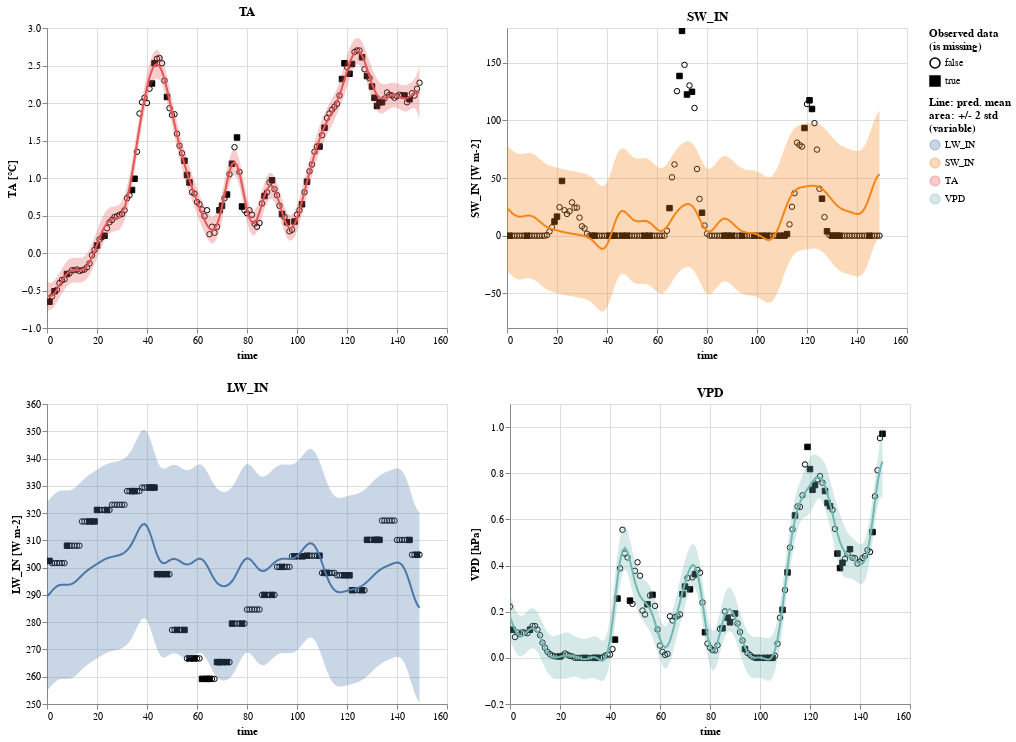

Source (notebook cell):
### Code cell
results["normal"].plot_pred()

### Figure 1 — Vega-Lite specification as saved in the notebook (floating-point values rounded to 4 significant figures; data arrays with more than 128 entries replaced by an {"elided": "..."} marker saying what was removed)
{"config": {"view": {"continuousWidth": 400, "continuousHeight": 300}}, "vconcat": [{"hconcat": [{"layer": [{"data": {"name": "data-4444305ed2dd5fb34d6ea715918f0433"}, "mark": {"type": "point", "color": "black", "fillOpacity": 1, "strokeWidth": 1}, "encoding": {"fill": {"field": "is_missing", "legend": {"title": ["Observed data", "(is missing)"]}, "scale": {"range": ["#ffffff00", "black"]}, "type": "nominal"}, "shape": {"field": "is_missing", "type": "nominal"}, "x": {"field": "time", "type": "quantitative"}, "y": {"field": "value", "scale": {"zero": false}, "title": "TA [°C]", "type": "quantitative"}}}, {"layer": [{"mark": "errorband", "encoding": {"color": {"field": "variable", "legend": {"title": ["Line: pred. mean", "area: +/- 2 std", "(variable)"]}, "type": "nominal"}, "tooltip": [{"field": "std", "format": ".4", "type": "quantitative"}, {"field": "mean", "format": ".4", "type": "quantitative"}], "x": {"field": "time", "type": "quantitative"}, "y": {"field": "err_low", "scale": {"zero": false}, "title": "TA [°C]", "type": "quantitative"}, "y2": {"field": "err_high"}}, "transform": [{"calculate": "datum.mean - 2 * datum.std", "as": "err_low"}, {"calculate": "datum.mean + 2 * datum.std", "as": "err_high"}]}, {"mark": "line", "encoding": {"color": {"field": "variable", "type": "nominal"}, "x": {"field": "time", "type": "quantitative"}, "y": {"field": "mean", "scale": {"zero": false}, "title": "TA [°C]", "type": "quantitative"}}, "selection": {"selector001": {"type": "interval", "bind": "scales", "encodings": ["x"]}}, "title": "TA"}], "data": {"name": "data-b88fe768de3f98a97fb9ca7187a7108c"}}]}, {"layer": [{"data": {"name": "data-208d0b466b3e77f592197092974c820e"}, "mark": {"type": "point", "color": "black", "fillOpacity": 1, "strokeWidth": 1}, "encoding": {"fill": {"field": "is_missing", "legend": {"title": ["Observed data", "(is missing)"]}, "scale": {"range": ["#ffffff00", "black"]}, "type": "nominal"}, "shape": {"field": "is_missing", "type": "nominal"}, "x": {"field": "time", "type": "quantitative"}, "y": {"field": "value", "scale": {"zero": false}, "title": "SW_IN [W m-2]", "type": "quantitative"}}}, {"layer": [{"mark": "errorband", "encoding": {"color": {"field": "variable", "legend": {"title": ["Line: pred. mean", "area: +/- 2 std", "(variable)"]}, "type": "nominal"}, "tooltip": [{"field": "std", "format": ".4", "type": "quantitative"}, {"field": "mean", "format": ".4", "type": "quantitative"}], "x": {"field": "time", "type": "quantitative"}, "y": {"field": "err_low", "scale": {"zero": false}, "title": "SW_IN [W m-2]", "type": "quantitative"}, "y2": {"field": "err_high"}}, "transform": [{"calculate": "datum.mean - 2 * datum.std", "as": "err_low"}, {"calculate": "datum.mean + 2 * datum.std", "as": "err_high"}]}, {"mark": "line", "encoding": {"color": {"field": "variable", "type": "nominal"}, "x": {"field": "time", "type": "quantitative"}, "y": {"field": "mean", "scale": {"zero": false}, "title": "SW_IN [W m-2]", "type": "quantitative"}}, "selection": {"selector001": {"type": "interval", "bind": "scales", "encodings": ["x"]}}, "title": "SW_IN"}], "data": {"name": "data-5bc6a977b9a0b143852728708d2b354b"}}]}]}, {"hconcat": [{"layer": [{"data": {"name": "data-f3902519fdae8ed84935978a4731e92a"}, "mark": {"type": "point", "color": "black", "fillOpacity": 1, "strokeWidth": 1}, "encoding": {"fill": {"field": "is_missing", "legend": {"title": ["Observed data", "(is missing)"]}, "scale": {"range": ["#ffffff00", "black"]}, "type": "nominal"}, "shape": {"field": "is_missing", "type": "nominal"}, "x": {"field": "time", "type": "quantitative"}, "y": {"field": "value", "scale": {"zero": false}, "title": "LW_IN [W m-2]", "type": "quantitative"}}}, {"layer": [{"mark": "errorband", "encoding": {"color": {"field": "variable", "legend": {"title": ["Line: pred. mean", "area: +/- 2 std", "(variable)"]}, "type": "nominal"}, "tooltip": [{"field": "std", "format": ".4", "type": "quantitative"}, {"field": "mean", "format": ".4", "type": "quantitative"}], "x": {"field": "time", "type": "quantitative"}, "y": {"field": "err_low", "scale": {"zero": false}, "title": "LW_IN [W m-2]", "type": "quantitative"}, "y2": {"field": "err_high"}}, "transform": [{"calculate": "datum.mean - 2 * datum.std", "as": "err_low"}, {"calculate": "datum.mean + 2 * datum.std", "as": "err_high"}]}, {"mark": "line", "encoding": {"color": {"field": "variable", "type": "nominal"}, "x": {"field": "time", "type": "quantitative"}, "y": {"field": "mean", "scale": {"zero": false}, "title": "LW_IN [W m-2]", "type": "quantitative"}}, "selection": {"selector001": {"type": "interval", "bind": "scales", "encodings": ["x"]}}, "title": "LW_IN"}], "data": {"name": "data-94787b1973121dd22f106b52be901a08"}}]}, {"layer": [{"data": {"name": "data-e2b44019a2b9c76e9e0ce01b3510c6cf"}, "mark": {"type": "point", "color": "black", "fillOpacity": 1, "strokeWidth": 1}, "encoding": {"fill": {"field": "is_missing", "legend": {"title": ["Observed data", "(is missing)"]}, "scale": {"range": ["#ffffff00", "black"]}, "type": "nominal"}, "shape": {"field": "is_missing", "type": "nominal"}, "x": {"field": "time", "type": "quantitative"}, "y": {"field": "value", "scale": {"zero": false}, "title": "VPD [hPa]", "type": "quantitative"}}}, {"layer": [{"mark": "errorband", "encoding": {"color": {"field": "variable", "legend": {"title": ["Line: pred. mean", "area: +/- 2 std", "(variable)"]}, "type": "nominal"}, "tooltip": [{"field": "std", "format": ".4", "type": "quantitative"}, {"field": "mean", "format": ".4", "type": "quantitative"}], "x": {"field": "time", "type": "quantitative"}, "y": {"field": "err_low", "scale": {"zero": false}, "title": "VPD [hPa]", "type": "quantitative"}, "y2": {"field": "err_high"}}, "transform": [{"calculate": "datum.mean - 2 * datum.std", "as": "err_low"}, {"calculate": "datum.mean + 2 * datum.std", "as": "err_high"}]}, {"mark": "line", "encoding": {"color": {"field": "variable", "type": "nominal"}, "x": {"field": "time", "type": "quantitative"}, "y": {"field": "mean", "scale": {"zero": false}, "title": "VPD [hPa]", "type": "quantitative"}}, "selection": {"selector001": {"type": "interval", "bind": "scales", "encodings": ["x"]}}, "title": "VPD"}], "data": {"name": "data-292407bf86dbd1ee40cc209ca2c4709a"}}]}]}, {"hconcat": []}, {"hconcat": []}, {"hconcat": []}, {"hconcat": []}, {"hconcat": []}, {"hconcat": []}, {"hconcat": []}, {"hconcat": []}, {"hconcat": []}, {"hconcat": []}, {"hconcat": []}, {"hconcat": []}, {"hconcat": []}, {"hconcat": []}, {"hconcat": []}, {"hconcat": []}, {"hconcat": []}, {"hconcat": []}, {"hconcat": []}, {"hconcat": []}, {"hconcat": []}, {"hconcat": []}, {"hconcat": []}, {"hconcat": []}, {"hconcat": []}, {"hconcat": []}, {"hconcat": []}, {"hconcat": []}, {"hconcat": []}, {"hconcat": []}, {"hconcat": []}, {"hconcat": []}, {"hconcat": []}, {"hconcat": []}, {"hconcat": []}, {"hconcat": []}, {"hconcat": []}, {"hconcat": []}, {"hconcat": []}, {"hconcat": []}, {"hconcat": []}, {"hconcat": []}, {"hconcat": []}, {"hconcat": []}, {"hconcat": []}, {"hconcat": []}, {"hconcat": []}, {"hconcat": []}, {"hconcat": []}, {"hconcat": []}, {"hconcat": []}, {"hconcat": []}, {"hconcat": []}, {"hconcat": []}, {"hconcat": []}, {"hconcat": []}, {"hconcat": []}, {"hconcat": []}, {"hconcat": []}, {"hconcat": []}, {"hconcat": []}, {"hconcat": []}, {"hconcat": []}, {"hconcat": []}, {"hconcat": []}, {"hconcat": []}, {"hconcat": []}, {"hconcat": []}, {"hconcat": []}, {"hconcat": []}, {"hconcat": []}, {"hconcat": []}, {"hconcat": []}, {"hconcat": []}, {"hconcat": []}, {"hconcat": []}, {"hconcat": []}, {"hconcat": []}, {"hconcat": []}, {"hconcat": []}, {"hconcat": []}, {"hconcat": []}, {"hconcat": []}, {"hconcat": []}, {"hconcat": []}, {"hconcat": []}, {"hconcat": []}, {"hconcat": []}, {"hconcat": []}, {"hconcat": []}, {"hconcat": []}, {"hconcat": []}, {"hconcat": []}, {"hconcat": []}, {"hconcat": []}, {"hconcat": []}, {"hconcat": []}, {"hconcat": []}, {"hconcat": []}, {"hconcat": []}, {"hconcat": []}, {"hconcat": []}, {"hconcat": []}, {"hconcat": []}, {"hconcat": []}, {"hconcat": []}, {"hconcat": []}, {"hconcat": []}, {"hconcat": []}, {"hconcat": []}, {"hconcat": []}, {"hconcat": []}, {"hconcat": []}, {"hconcat": []}, {"hconcat": []}, {"hconcat": []}, {"hconcat": []}, {"hconcat": []}, {"hconcat": []}, {"hconcat": []}, {"hconcat": []}, {"hconcat": []}, {"hconcat": []}, {"hconcat": []}, {"hconcat": []}, {"hconcat": []}, {"hconcat": []}, {"hconcat": []}, {"hconcat": []}, {"hconcat": []}, {"hconcat": []}, {"hconcat": []}, {"hconcat": []}, {"hconcat": []}, {"hconcat": []}, {"hconcat": []}, {"hconcat": []}, {"hconcat": []}, {"hconcat": []}, {"hconcat": []}, {"hconcat": []}, {"hconcat": []}, {"hconcat": []}, {"hconcat": []}, {"hconcat": []}, {"hconcat": []}, {"hconcat": []}, {"hconcat": []}, {"hconcat": []}, {"hconcat": []}, {"hconcat": []}, {"hconcat": []}, {"hconcat": []}, {"hconcat": []}, {"hconcat": []}, {"hconcat": []}, {"hconcat": []}, {"hconcat": []}, {"hconcat": []}, {"hconcat": []}, {"hconcat": []}, {"hconcat": []}, {"hconcat": []}, {"hconcat": []}, {"hconcat": []}, {"hconcat": []}, {"hconcat": []}, {"hconcat": []}, {"hconcat": []}, {"hconcat": []}, {"hconcat": []}, {"hconcat": []}, {"hconcat": []}, {"hconcat": []}, {"hconcat": []}, {"hconcat": []}, {"hconcat": []}, {"hconcat": []}, {"hconcat": []}, {"hconcat": []}, {"hconcat": []}, {"hconcat": []}, {"hconcat": []}, {"hconcat": []}, {"hconcat": []}, {"hconcat": []}, {"hconcat": []}, {"hconcat": []}, {"hconcat": []}, {"hconcat": []}, {"hconcat": []}, {"hconcat": []}, {"hconcat": []}, {"hconcat": []}, {"hconcat": []}, {"hconcat": []}, {"hconcat": []}, {"hconcat": []}, {"hconcat": []}, {"hconcat": []}, {"hconcat": []}, {"hconcat": []}, {"hconcat": []}, {"hconcat": []}, {"hconcat": []}, {"hconcat": []}, {"hconcat": []}, {"hconcat": []}, {"hconcat": []}, {"hconcat": []}, {"hconcat": []}, {"hconcat": []}, {"hconcat": []}, {"hconcat": []}, {"hconcat": []}, {"hconcat": []}, {"hconcat": []}, {"hconcat": []}, {"hconcat": []}, {"hconcat": []}, {"hconcat": []}, {"hconcat": []}, {"hconcat": []}, {"hconcat": []}, {"hconcat": []}, {"hconcat": []}, {"hconcat": []}, {"hconcat": []}, {"hconcat": []}, {"hconcat": []}, {"hconcat": []}, {"hconcat": []}, {"hconcat": []}, {"hconcat": []}, {"hconcat": []}, {"hconcat": []}, {"hconcat": []}, {"hconcat": []}, {"hconcat": []}, {"hconcat": []}, {"hconcat": []}, {"hconcat": []}, {"hconcat": []}, {"hconcat": []}, {"hconcat": []}, {"hconcat": []}, {"hconcat": []}, {"hconcat": []}, {"hconcat": []}, {"hconcat": []}, {"hconcat": []}, {"hconcat": []}, {"hconcat": []}, {"hconcat": []}, {"hconcat": []}, {"hconcat": []}, {"hconcat": []}, {"hconcat": []}, {"hconcat": []}, {"hconcat": []}, {"hconcat": []}, {"hconcat": []}, {"hconcat": []}, {"hconcat": []}, {"hconcat": []}, {"hconcat": []}, {"hconcat": []}, {"hconcat": []}, {"hconcat": []}, {"hconcat": []}, {"hconcat": []}, {"hconcat": []}, {"hconcat": []}, {"hconcat": []}, {"hconcat": []}, {"hconcat": []}, {"hconcat": []}, {"hconcat": []}, {"hconcat": []}, {"hconcat": []}, {"hconcat": []}, {"hconcat": []}, {"hconcat": []}, {"hconcat": []}, {"hconcat": []}, {"hconcat": []}, {"hconcat": []}, {"hconcat": []}, {"hconcat": []}, {"hconcat": []}, {"hconcat": []}, {"hconcat": []}, {"hconcat": []}, {"hconcat": []}, {"hconcat": []}, {"hconcat": []}, {"hconcat": []}, {"hconcat": []}], "$schema": "https://vega.github.io/schema/vega-lite/v4.17.0.json", "datasets": {"data-4444305ed2dd5fb34d6ea715918f0433": {"elided": "150 records"}, "data-b88fe768de3f98a97fb9ca7187a7108c": {"elided": "150 records"}, "data-208d0b466b3e77f592197092974c820e": {"elided": "150 records"}, "data-5bc6a977b9a0b143852728708d2b354b": {"elided": "150 records"}, "data-f3902519fdae8ed84935978a4731e92a": {"elided": "150 records"}, "data-94787b1973121dd22f106b52be901a08": {"elided": "150 records"}, "data-e2b44019a2b9c76e9e0ce01b3510c6cf": {"elided": "150 records"}, "data-292407bf86dbd1ee40cc209ca2c4709a": {"elided": "150 records"}}}
